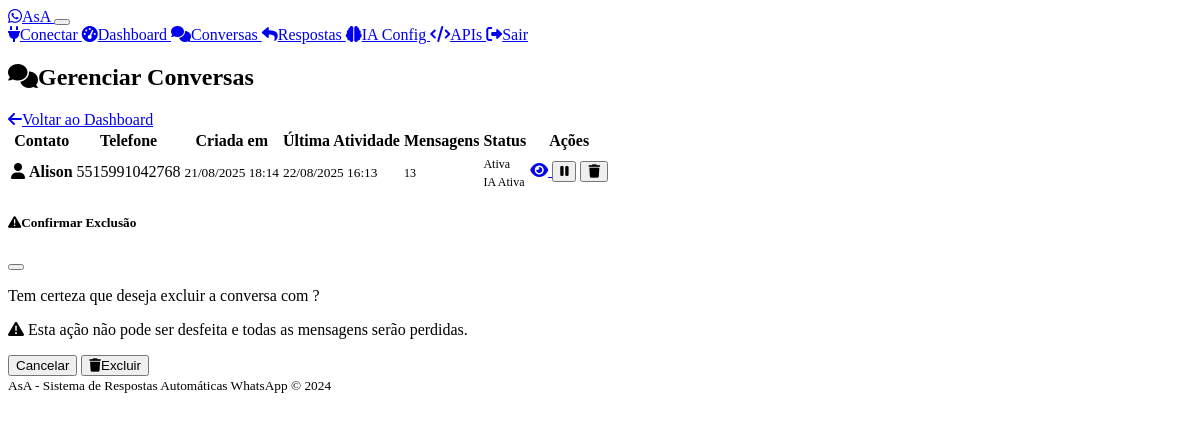
The app's page /admin/conversations (signed in), older data.
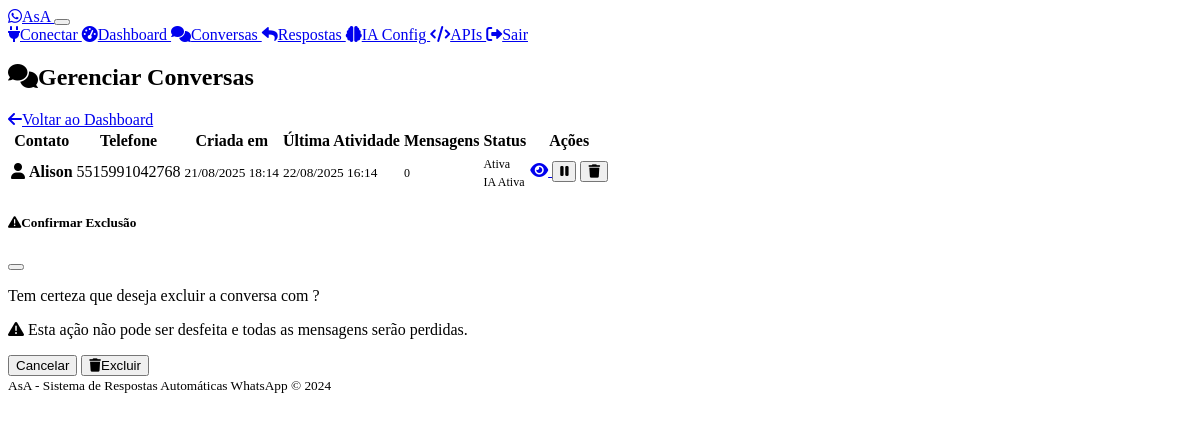
The same page, newer data.
### models.py (models this page shows)
class Conversation(db.Model):
    id = db.Column(db.Integer, primary_key=True)
    phone_number = db.Column(db.String(20), nullable=False)
    contact_name = db.Column(db.String(100))
    created_at = db.Column(db.DateTime, default=datetime.utcnow)
    updated_at = db.Column(db.DateTime, default=datetime.utcnow, onupdate=datetime.utcnow)
    is_active = db.Column(db.Boolean, default=True)
    ai_paused = db.Column(db.Boolean, default=False)  # True when human takes over
    paused_at = db.Column(db.DateTime)  # When AI was paused
    messages = db.relationship('Message', backref='conversation', lazy=True, cascade='all, delete-orphan')

### routes.py (the view)
    def decorated_function(*args, **kwargs):
        if not session.get('admin_logged_in'):
            return redirect(url_for('admin_login'))
        return f(*args, **kwargs)

### routes.py (called while the page is built)
def admin_required(f):
    def decorated_function(*args, **kwargs):
        if not session.get('admin_logged_in'):
            return redirect(url_for('admin_login'))
        return f(*args, **kwargs)
    decorated_function.__name__ = f.__name__
    return decorated_function

@app.route('/admin/conversations')
@admin_required
def admin_conversations():
    page = request.args.get('page', 1, type=int)
    conversations = Conversation.query.order_by(
        Conversation.updated_at.desc()
    ).paginate(
        page=page, per_page=20, error_out=False
    )
    return render_template('conversations.html', conversations=conversations)

@app.context_processor
def inject_admin_status():
    return {'admin_logged_in': session.get('admin_logged_in', False)}

### templates/conversations.html (shortened to what the changed rows need)
{% extends "base.html" %}
{% block content %}
<div class="d-flex justify-content-between align-items-center mb-4">
    <h2>
        <i class="fas fa-comments me-2"></i>Gerenciar Conversas
    </h2>
</div>
{% if conversations.items %}
<div class="card">
    <div class="card-body">
        <div class="table-responsive">
            <table class="table table-hover">
                <thead>
                    <tr>
                        <th>Contato</th>
                        <th>Telefone</th>
                        <th>Criada em</th>
                        <th>Última Atividade</th>
                        <th>Mensagens</th>
                        <th>Status</th>
                        <th>Ações</th>
                    </tr>
                </thead>
                <tbody>
                    {% for conversation in conversations.items %}
                    <tr>
                        <td>
                            <i class="fas fa-user me-2"></i>
                            <strong>{{ conversation.contact_name or 'Sem nome' }}</strong>
                        </td>
                        <td>
                            <span class="font-monospace">{{ conversation.phone_number }}</span>
                        </td>
                        <td>
                            <small class="text-muted">
                                {{ conversation.created_at.strftime('%d/%m/%Y %H:%M') }}
                            </small>
                        </td>
                        <td>
                            <small class="text-muted">
                                {{ conversation.updated_at.strftime('%d/%m/%Y %H:%M') }}
                            </small>
                        </td>
                        <td>
                            <span class="badge bg-primary">
                                {{ conversation.messages|length }}
                            </span>
                        </td>
                        <td>
                            {% if conversation.is_active %}
                                <span class="badge bg-success">Ativa</span>
                            {% else %}
                                <span class="badge bg-secondary">Inativa</span>
                            {% endif %}
                            {% if conversation.ai_paused %}
                                <br><span class="badge bg-warning mt-1">IA Pausada</span>
                            {% else %}
                                <br><span class="badge bg-info mt-1">IA Ativa</span>
                            {% endif %}
                        </td>
                        <td>
                            <div class="btn-group" role="group">
                                <a href="{{ url_for('view_conversation', conversation_id=conversation.id) }}"
                                   class="btn btn-sm btn-outline-primary" title="Ver conversa">
                                    <i class="fas fa-eye"></i>
                                </a>
                                {% if conversation.ai_paused %}
                                    <form method="POST" action="{{ url_for('toggle_ai_for_conversation', conversation_id=conversation.id) }}"
                                          style="display: inline-block;">
                                        <button type="submit" class="btn btn-sm btn-success" title="Retomar IA">
                                            <i class="fas fa-play"></i>
                                        </button>
                                    </form>
                                {% else %}
                                    <form method="POST" action="{{ url_for('toggle_ai_for_conversation', conversation_id=conversation.id) }}"
                                          style="display: inline-block;">
                                        <button type="submit" class="btn btn-sm btn-warning" title="Pausar IA">
                                            <i class="fas fa-pause"></i>
                                        </button>
                                    </form>
                                {% endif %}
                                <button type="button" class="btn btn-sm btn-outline-danger"
                                        onclick="confirmDelete({{ conversation.id }}, '{{ conversation.contact_name or conversation.phone_number }}')"
                                        title="Excluir conversa">
                                    <i class="fas fa-trash"></i>
                                </button>
                            </div>
                        </td>
                    </tr>
                    {% endfor %}
                </tbody>
            </table>
        </div>
    </div>
</div>
{% else %}
<div class="text-center py-5">
    <i class="fas fa-comments fa-5x text-muted mb-4"></i>
    <h4>Nenhuma conversa encontrada</h4>
    <p class="text-muted">As conversas aparecerão aqui conforme os usuários interagirem com o sistema.</p>
</div>
{% endif %}
{% endblock %}

Row changes from the older to the newer data that the page shows:
changed Conversation "Alison": updated_at "22/08/2025 16:13" → "22/08/2025 16:14"; messages|length "13" → "0"
